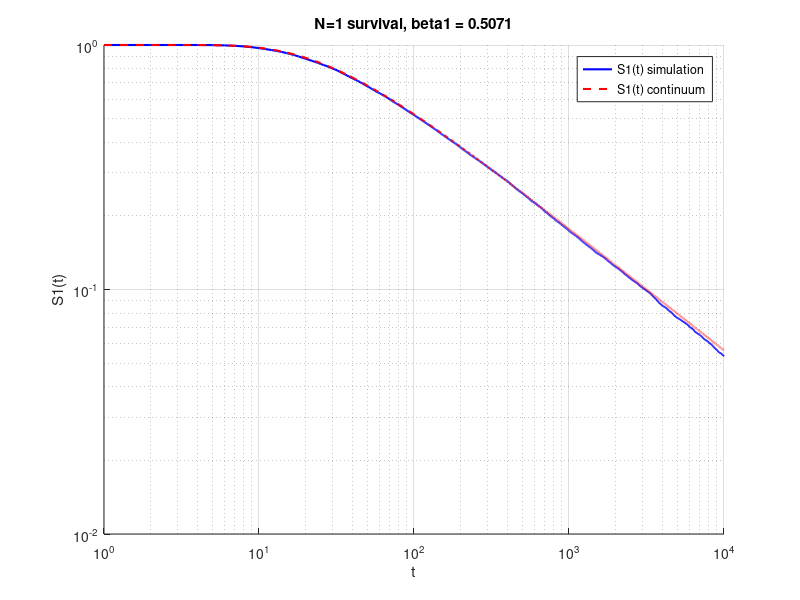
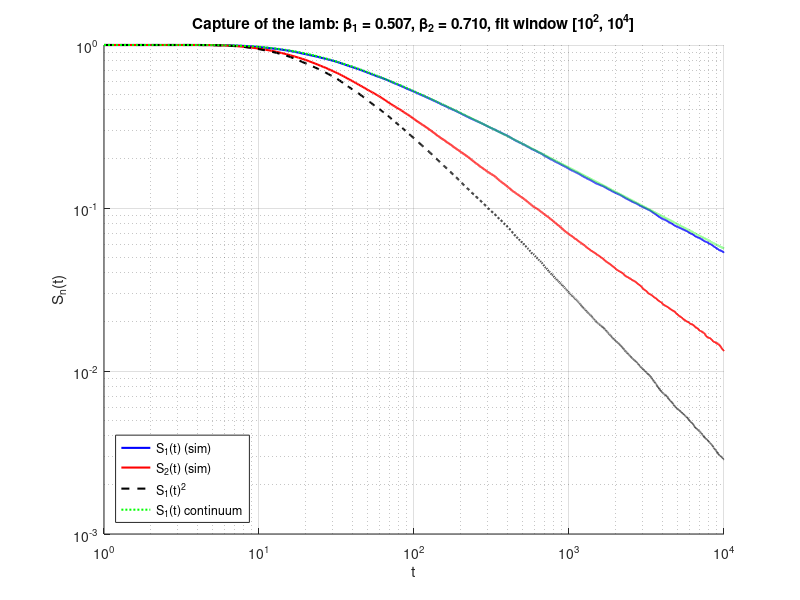

Source code (MATLAB) for these figures, in order:
clear;
clc;
rng(1);

d0 = 10;
R = 2e4;
T = 1e4;

%Part b
t = (1:T)';

x1 = zeros(R,1);
y1 = d0 * ones(R,1);
alive1 = true(R,1);

S1 = zeros(T,1);

for n = 1:T
    lamb_step = 2*(rand(R,1) < 0.5) - 1;
    lion_step = 2*(rand(R,1) < 0.5) - 1;

    x1(alive1) = x1(alive1) + lamb_step(alive1);
    y1(alive1) = y1(alive1) + lion_step(alive1);

    captured = alive1 & (x1 == y1);
    alive1(captured) = false;

    S1(n) = mean(alive1);
end

S1_cont = erf(d0 ./ (2*sqrt(t)));

fit_idx = (t >= 1e2 & t <= 1e4);
p1 = polyfit(log(t(fit_idx)), log(S1(fit_idx)), 1);
beta1 = -p1(1);

fprintf('Estimated beta1 = %.4f over [10^2, 10^4]\n', beta1);

figure; hold on;
loglog(t, S1, 'b', 'LineWidth', 1.5);
loglog(t, S1_cont, 'r--', 'LineWidth', 1.5);
legend('S1(t) simulation', 'S1(t) continuum');
xlabel('t'); ylabel('S1(t)');
title(sprintf('N=1 survival, beta1 = %.4f', beta1));
grid on;

%Part C
x2 = zeros(R,1);
y2a = d0 * ones(R,1);
y2b = d0 * ones(R,1);
alive2 = true(R,1);

S2 = zeros(T,1);

for n = 1:T
    lamb_step = 2*(rand(R,1) < 0.5) -1;
    lion_step1 = 2*(rand(R,1) < 0.5) - 1;
    lion_step2 = 2*(rand(R,1) < 0.5) - 1;

    x2(alive2) = x2(alive2) + lamb_step(alive2);
    y2a(alive2) = y2a(alive2) + lion_step1(alive2);
    y2b(alive2) = y2b(alive2) + lion_step2(alive2);

    captured2 = alive2 & ((x2 == y2a) | (x2 == y2b));
    alive2(captured2) = false;

    S2(n) = mean(alive2);
end

figure;
hold on;
loglog(t, S1, 'b-', 'LineWidth', 1.5);
loglog(t, S2, 'r-', 'LineWidth', 1.5);
loglog(t, S1.^2, 'k--', 'LineWidth', 1.5);
loglog(t, S1_cont, 'g:', 'LineWidth', 1.5);

legend('S_1(t) (sim)', 'S_2(t) (sim)', 'S_1(t)^2', 'S_1(t) continuum', 'Location', 'southwest');

p2 = polyfit(log(t(fit_idx)), log(S2(fit_idx)), 1);
beta2 = -p2(1);

title(sprintf('Capture of the lamb: \\beta_1 = %.3f, \\beta_2 = %.3f, fit window [10^2, 10^4]', beta1, beta2));

xlabel('t');
ylabel('S_n(t)');
grid on;
hold off;

tvals = [1e2 1e3 1e4];
idx_tab = tvals;

fprintf('t\tS2(t)\t\tS1(t)^2\n');
for k = 1:numel(tvals)
    fprintf('%d\t%.6f\t%.6f\n', tvals(k), S2(idx_tab(k)), S1(idx_tab(k))^2);
end
